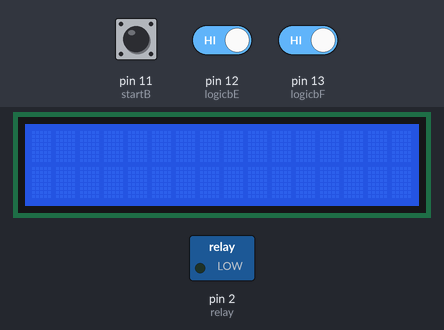
The sketch below on a simulated Arduino Uno, built with avr-gcc and run on an emulated ATmega328P. Shown: 16×2 character LCD, switched loads named in the sketch (green lamp = pin HIGH). Inputs (shaded band) come from the test bench; at power-on: pin 11 (startB) LOW, pin 12 (logicbE) HIGH, pin 13 (logicbF) HIGH.

Above: at 1.2 s.
1.3 s: pin 11 (startB) pulled HIGH for 0.15 s
At 2.3 s:
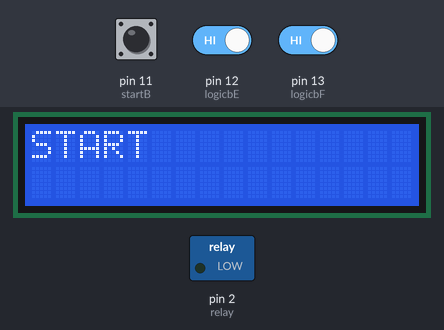
2.9 s: pin 12 (logicbE) driven LOW and pin 13 (logicbF) driven LOW
At 3.5 s:
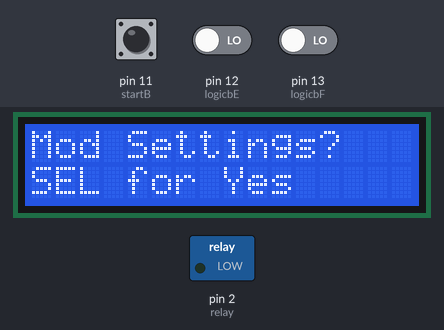
Timing chart, 0 to 5.9 s (numbered marks = the images above; inputs shaded):
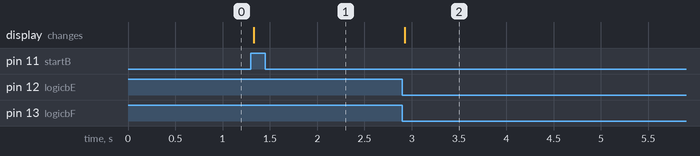

The sketch:

Design1Ver_12.ino
```cpp
#include <LiquidCrystal_I2C.h>                            //Library for LCD
#include <Wire.h>                                         //Wire Library for LCD
#include <OneWire.h>                                      //Wire Library for Temp Sensor
#include <DallasTemperature.h>                            //Library for Temperature Sensor
#define ONE_WIRE_BUS 5                                    //temperature sensor pin
#define relay 2                                           //relay pin
int startB = 11;                                          //start button pin
int logicbE = 12;                                         //button logic E
int logicbF = 13;                                         //button logic F
int sysState = 1;                                             //Machine System State (In LOOP)
OneWire oneWire(ONE_WIRE_BUS);                            //Temperature Wire BUS
DallasTemperature sensors(&oneWire);                      //Assign Temperature Library to sensors
LiquidCrystal_I2C lcd(0x27, 16, 2);                       //Assign LCD library to lcd
float MaxTemp1 = 40;                                      //Stage 1 Temperature
float MaxTemp2 = 50;                                      //Stage 2 Temperature
float MaxTemp3 = 60;                                      //Stage 3 Temperature
float Celcius = 0;                                        //Declaring Celcius for Temperature Sensor
unsigned long previousMillis = 0;                         //For Timing Millis() funciton
long timeInter1 = 300000;                                 //Stage 1 Time default setting 5 mins in Millis
long timeInter2 = 3600000;                                //Stage 2 Time default setting 1 Hour in Millis
long timeInter3 = 21600000;                               //Stage 3 Time default setting 6 Hours in Millis
long timeInter4 = 300000;                                 //Stage 4 time default setting 5 mins in Millis
int stageTme1 = 5;                                        //Stage 1 Time for Modifying the setting
int stageTme2 = 60;                                       //Stage 2 Time for Modifying the setting
int stageTme3 = 360;                                      //Stage 3 Time for Modifying the setting
int stageTme4 = 5;                                        //Stage 4 Time for Modifying the setting

void setup() {
  pinMode(relay, OUTPUT);                                 //setting relay mode to output
  pinMode(logicbE, INPUT);                                //setting logic E to input
  pinMode(logicbF, INPUT);                                //setting logic F to input
  pinMode(startB, INPUT);                                 //setting start to input
  lcd.init();                                             //acquiring lcd
  lcd.backlight();                                        //turning on backlight LCD
  sensors.begin();                                        //Temperature Sensor
  Serial.begin(9600);                                     //Serial 9600
}
void loop() {
  sysState1();
}

void sysState1(){
  int bStateS = digitalRead(startB);
  int bStateE = digitalRead(logicbE);
  int bStateF = digitalRead(logicbF);
  while(bStateE == 0 && bStateF == 0 && bStateS == 0){
    lcd.clear();
    lcd.setCursor(0,0);
    lcd.print("Mod Settings?");
    lcd.setCursor(0,1);
    lcd.print("SEL for Yes");
    delay(500);
  }
  if(bStateS == 1){
    lcd.clear();
    lcd.setCursor(0,0);
    lcd.print("Starting");
    lcd.setCursor(0,1);
    lcd.print("Stage 1");
    sysStartSTG1();
  }
}

void sysStartSTG1(){
  lcd.clear();
  lcd.setCursor(0,0);
  lcd.print("START");
  delay(1000);
}
```

Measured:
- after the input at 1.3 s, the display: changes at once (image 1)
- after the input at 2.9 s, the display: changes at once (image 2)
